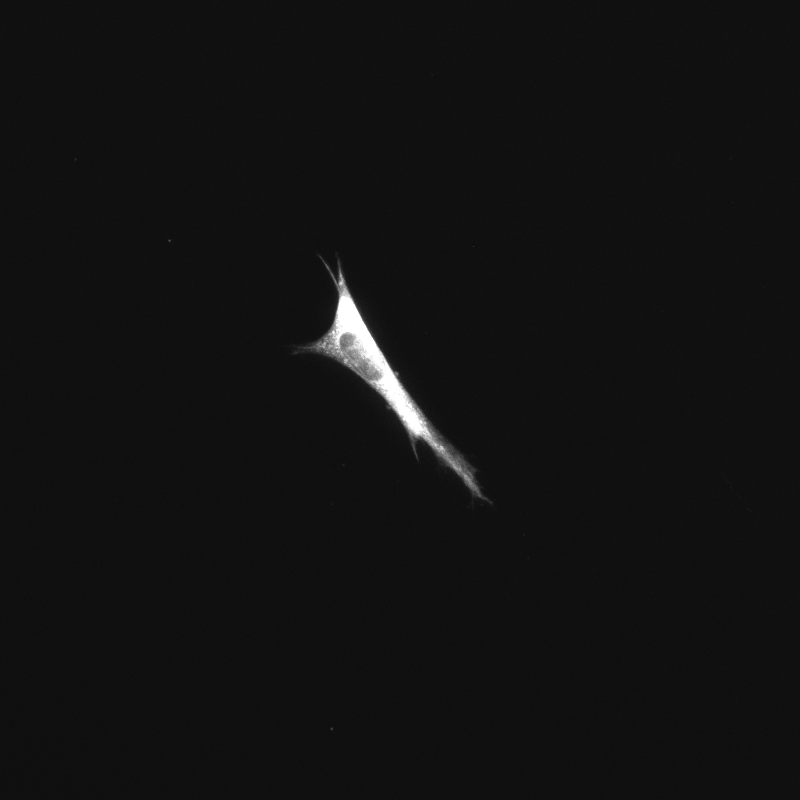
#> input picture test_data/Cell.tif, 800 x 800 px
$ python single_cell_compaction_analysis.py
#> lines starting #> are read from the running program, lines starting #| are printed output that depends on the picture; after the words box and inside, x2 and y2 are one past the last pixel; in counts of white or black regions, pixels touching at a corner belong together
#> further down, im_cell is the input picture: shape (800, 800); min 13, max 255, mean 17.6
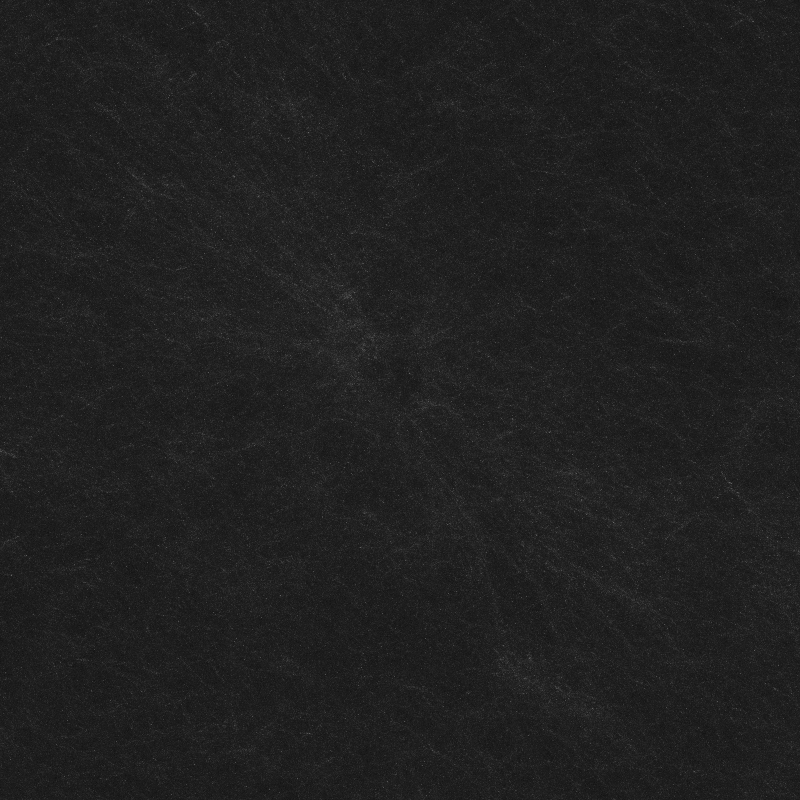
#> input picture test_data/Fiber.tif, 800 x 800 px
#> further down, im_fiber is the input picture: shape (800, 800); min 19, max 107, mean 32.3
### fibre_orientation_structure_tensor.py

'''
by Andreas Bauer 29.05.2020
Analyzing the orientation of structures like collagen fibres or cells in cell patches by analyzing the gradient of
images locally or as a whole. This uses the structure tensor https://en.wikipedia.org/wiki/Structure_tensor
and builds heavily on the method presented here http://bigwww.epfl.ch/demo/orientation/
'''

import matplotlib.pyplot as plt
from skimage.filters import gaussian
from scipy.ndimage.filters import uniform_filter
import os
import copy
import numpy as np

from skimage.draw import circle
from scipy.signal import convolve2d


def rotate_vector_field(p, r):
    '''
    rotation of a vector or vector field by angel p
    :param p:
    :param r:
    :return:
    '''

    r_n = np.zeros(r.shape) + np.nan
    if len(r.shape) == 3:  # vector field
        # applying rotation matrix
        r_n[:, :, 0] = + np.cos(p) * (r[:, :, 0]) - np.sin(p) * (r[:, :, 1])
        r_n[:, :, 1] = + np.sin(p) * (r[:, :, 0]) + np.cos(p) * (r[:, :, 1])

    if len(r.shape) == 1:  # single vector
        # applying rotation matrix
        r_n[0] = + np.cos(p) * (r[0]) - np.sin(p) * (r[1])
        r_n[1] = + np.sin(p) * (r[0]) + np.cos(p) * (r[1])
    return r_n


def eigen_vec(eval, a, b, d):

    '''
    Calculateing the eigenvectors of a symmetric matrix [[a,b][b,c]] with eigenvalues eval
    :param eval: 1d array of eigenvalues
    :param a:
    :param b:
    :param d:
    :return:
    '''
    x = b / np.sqrt(b ** 2 + (eval - a) ** 2)
    y = (eval - a) / np.sqrt(b ** 2 + (eval - a) ** 2)
    return np.stack([x, y], axis=len(y.shape))


def select_max_min(x1, x2, b1, b2):

    '''
    Sort values from x1 and x2 into tqo arrays based on values in b1 and b2.
    x1[0,0] get sorted to x_max if b1[0,0]>b2[0,0] and x2[0,0] gets sorted to x_min in this case.
    :param x1:
    :param x2:
    :param b1:
    :param b2:
    :return:
    '''

    x1 = np.array(x1)
    x2 = np.array(x2)
    b1 = np.array(b1)
    b2 = np.array(b2)

    x_max = np.zeros(x1.shape)
    x_min = np.zeros(x2.shape)

    bigger1 = np.abs(b1) > np.abs(b2)  # mask where absolute value of first value is bigger
    bigger2 = ~bigger1

    x_max[bigger1] = x1[bigger1]
    x_max[bigger2] = x2[bigger2]

    x_min[bigger2] = x1[bigger2]
    x_min[bigger1] = x2[bigger1]

    return x_max, x_min


def get_structure_tensor_gaussian(im, sigma):
    '''
    Structure tensor with gaussian weight. This how they typically do it.
    See https://en.wikipedia.org/wiki/Structure_tensor for some background.

    :param im: input image
    :param sigma: sigma of the weighting functions, this effectively defines the size of the interrogation window
    :return:
    '''

    grad_y = np.gradient(im, axis=0)  # parameters: spacing-> set higher dx and dy edge-order: some interpolation (?)
    grad_x = np.gradient(im, axis=1)

    # orientation tensor
    ot_xx = gaussian(grad_x * grad_x, sigma=sigma)
    ot_yx = gaussian(grad_y * grad_x, sigma=sigma)  # ot_yx an dot_xy are mathematically the same
    ot_yy = gaussian(grad_y * grad_y, sigma=sigma)

    return ot_xx, ot_yx, ot_yy


# [51 lines left out: functions get_structure_tensor_uniform, get_structure_tensor_roi, not called in this run]


def get_principal_vectors(ot_xx, ot_yx, ot_yy):
    '''
    Calculating eigenvectors and eigenvalues form the structure tensor, selecting the minimal and maximal eigenvalues
    and the corresponding eigenvectors. from https://www.soest.hawaii.edu/martel/Courses/GG303/Eigenvectors.pdf
    (maybe there is an error in the link?)
    This follows
    :param ot_xx: [0,0] component of structure tensor
    :param ot_yx: [0,1] and [1,0] component of structure tensor
    :param ot_yy: [1,1] component of structure tensor
    :return:
    '''

    eval1 = (ot_xx + ot_yy) / 2 + np.sqrt(((ot_xx - ot_yy) / 2) ** 2 + ot_yx ** 2)
    eval2 = (ot_xx + ot_yy) / 2 - np.sqrt(((ot_xx - ot_yy) / 2) ** 2 + ot_yx ** 2)

    evec1 = eigen_vec(eval1, ot_xx, ot_yx, ot_yy)
    evec2 = eigen_vec(eval2, ot_xx, ot_yx, ot_yy)

    # we  want the minimal eigenvalue and eigenvector
    max_eval, min_eval = select_max_min(eval1, eval2, eval1, eval2)
    max_evec, min_evec = select_max_min(evec1, evec2, eval1, eval2)

    # sometimes minimal vector is not defined, in this case create min eigenvector perpendicular to max eigenvector
    min_not_defined = np.logical_and(np.isnan(min_evec), ~np.isnan(max_evec))
    min_evec[min_not_defined] = rotate_vector_field(np.pi / 2, max_evec)[min_not_defined]

    # fill nans with zeros --> makes sense because later weighting with coherency would set zero  anyway
    min_evec[np.isnan(min_evec)] = 0
    max_evec[np.isnan(max_evec)] = 0

    return max_evec, min_evec, max_eval, min_eval


# [32 lines left out: functions analyze_area, get_main_orientation_squared, not called in this run]

def analyze_local(im, sigma=0, size=0, filter_type="gaussian"):
    if filter_type =="gaussian":
        ot_xx, ot_yx, ot_yy = get_structure_tensor_gaussian(im, sigma)
    if filter_type == "uniform":
        ot_xx, ot_yx, ot_yy = get_structure_tensor_uniform(im, size)

    max_evec, min_evec, max_eval, min_eval = get_principal_vectors(ot_xx, ot_yx, ot_yy)
    ori = (max_eval - min_eval) / (max_eval + min_eval)

    return ori, max_evec, min_evec, max_eval, min_eval

'''
def custom_edge_filter(arr):
    arr_out = copy.deepcopy(arr).astype(int)
    shape1 = np.array([[0, 1, 0], [1, 1, 0], [0, 0, 0]])
    shape2 = np.array([[0, 1, 0], [0, 1, 1], [0, 0, 0]])
    shape3 = np.array([[0, 0, 0], [0, 1, 1], [0, 1, 0]])
    shape4 = np.array([[0, 0, 0], [1, 1, 0], [0, 1, 0]])
    for s in [shape1, shape2, shape3, shape4]:
        rem_mask = convolve2d(arr, s, mode="same") == 3
        arr_out[rem_mask] = 0
    return arr_out.astype(bool)
'''


# [9 lines left out: function set_axis_attribute, not called in this run]


'''
def display_mask(fig, mask, display_type="outline", type=1, color="C1", d=np.sqrt(2), ax=None, dm=True, lw=9):
    if not dm:
        return
    mask = mask.astype(int)
    if display_type == "outline":

        bm = binary_erosion((mask))
        bm[0,:] = 0
        bm[:,0] = 0
        bm[-1,:] = 0
        bm[:,-1] = 0
        out_line = mask - bm
        out_line = custom_edge_filter(out_line)  # risky
        out_line_graph, points = mask_to_graph(out_line, d=d)
        try:
            circular_path = find_path_circular(out_line_graph, 0)
        except RecursionError as e:
            print("while plotting mask outlines:", e)
            return

        circular_path.append(circular_path[0])  # to plot a fully closed loop
        if type == 1:
            ax = fig.axes[0] if ax is None else ax
            ax.plot(points[circular_path][:, 1], points[circular_path][:, 0], "--", color=color, linewidth=lw)
        if type == 2:
            for ax in fig.axes:
                ax.plot(points[circular_path][:, 1], points[circular_path][:, 0], "--", color=color, linewidth=lw)

'''


# [78 lines left out: functions plot1, full_angle_plot, analyze_area_full_orientation, not called in this run]


def normalize(image, lb=0.1, ub=99.9):
    '''
    normalizes image to  a range from 0 and 1 and cuts of extreme values
    e.g. lower then 0.1 percentile and higher then 99.9m percentile

    :param image:
    :param lb: percentile of lower bound for filter
    :param ub: percentile of upper bound for filter
    :return:
    '''
#> called with lb = 5, ub = 95

    image = image - np.percentile(image, lb)  # 1 Percentile
    image = image / np.percentile(image, ub)  # norm to 99 Percentile
    image[image < 0] = 0.0
#> image: shape (800, 800) float64; min 0, max 80, mean 0.9
    image[image > 1] = 1.0
#> call 2 of normalize, with lb = 5, ub = 95
#> in normalize (call 2), `image[image > 1] = 1.0`:
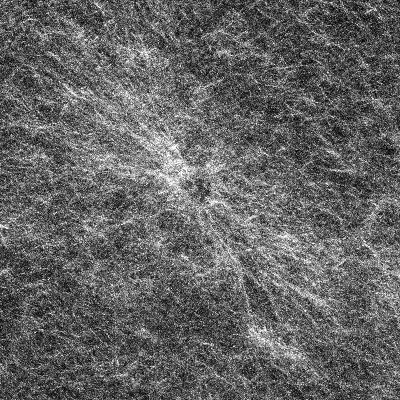
#> image: shape (800, 800) float64 (shown at 1/2 size); min 0, max 1, mean 0.393
    return image


# [39 lines that do not run on import are left out]
    # save by fig2.savefig("example.png")


'''
# spatial distribution for fibre orientation
# requires pyTFM
import pyTFM.plotting
im = plt.imread("/evaluation_polar_coordinates/Series001_z000_ch00.tif")[:,:,0]
ori, max_evec, min_evec, max_eval, min_eval = analyze_local(im, sigma=8, size=0, filter_type="gaussian")
f = np.percentile(ori,0.8)
fig, ax =  pyTFM.plotting.show_quiver(min_evec[:, :, 0] * ori, min_evec[:, :, 1] * ori, filter=[f, 12],
                      scale_factor=0.1,
                      width=0.003, cbar_str="coherency", cmap="viridis")
plt.figure();plt.imshow(im)
'''

### single_cell_compaction_analysis.py
"""
Created on Wed Jul  1 15:45:34 2020

@author: david boehringer

Evaluates the fiber orientation around cells that compact collagen tissue.
Applying the Structure tensor (Script Anreas Bauer) and evaluates the orientation within
angle sections around the segmented cell center.

Needs an Image of cell and one image of the fibers

"""

import matplotlib.pyplot as plt
from skimage.filters import gaussian
from scipy.ndimage.filters import uniform_filter
import os
import copy
import numpy as np
from skimage.draw import circle
from scipy.signal import convolve2d
from fibre_orientation_structure_tensor import *
import glob as glob
from tqdm import tqdm
import matplotlib
import scipy.ndimage.morphology as scipy_morph
import scipy.ndimage.measurements as scipy_meas
from skimage.filters import gaussian, threshold_otsu
from skimage.morphology import remove_small_objects
from skimage.exposure import adjust_gamma
from PIL import Image
from copy import copy
import imageio
from skimage import color

def set_vmin_vmax(x, vmin, vmax):
    if not isinstance(vmin, (float, int)):
        vmin = np.nanmin(x)
    if not isinstance(vmax, (float, int)):
        vmax = np.nanmax(x)
    if isinstance(vmax, (float, int)) and not isinstance(vmin, (float, int)):
        vmin = vmax - 1 if vmin > vmax else None
    return vmin, vmax


def filter_values(ar1, ar2, abs_filter=0, f_dist=3):
    '''
    function to filter out values from an array for better display
    :param ar1:
    :param ar2:
    :param ar:
    :param f_dist: distance betweeen filtered values
    :return:
    '''
    # ar1_show=np.zeros(ar1.shape)+np.nan
    # ar2_show=np.zeros(ar2.shape)+np.nan
    pixx = np.arange(np.shape(ar1)[0])
    pixy = np.arange(np.shape(ar1)[1])
    xv, yv = np.meshgrid(pixy, pixx)

    def_abs = np.sqrt((ar1 ** 2 + ar2 ** 2))
    select_x = ((xv - 1) % f_dist) == 0
    select_y = ((yv - 1) % f_dist) == 0
    select_size = def_abs > abs_filter
    select = select_x * select_y * select_size
    s1 = ar1[select]
    s2 = ar2[select]
    return s1, s2, xv[select], yv[select]


def show_quiver(fx, fy, filter=[0, 1], scale_ratio=0.4, headwidth=None, headlength=None, headaxislength=None,
                width=None, cmap="rainbow",
                figsize=None, cbar_str="", ax=None, fig=None
                , vmin=None, vmax=None, cbar_axes_fraction=0.2, cbar_tick_label_size=15
                , cbar_width="2%", cbar_height="50%", cbar_borderpad=0.1,
                cbar_style="not-clickpoints", plot_style="not-clickpoints", cbar_title_pad=1, plot_cbar=True, alpha=1,
                ax_origin="upper", **kwargs):
    # list of all necessary quiver parameters
    quiver_parameters = {"headwidth": headwidth, "headlength": headlength, "headaxislength": headaxislength,
                         "width": width, "scale_units": "xy", "angles": "xy", "scale": None}
    quiver_parameters = {key: value for key, value in quiver_parameters.items() if not value is None}

    fx = fx.astype("float64")
    fy = fy.astype("float64")
    dims = fx.shape  # needed for scaling
    if not isinstance(ax, matplotlib.axes.Axes):
        fig = plt.figure(figsize=figsize)
        ax = plt.axes()
    map_values = np.sqrt(fx ** 2 + fy ** 2)
    vmin, vmax = set_vmin_vmax(map_values, vmin, vmax)
    im = plt.imshow(map_values, cmap=cmap, vmin=vmin, vmax=vmax, alpha=alpha, origin=ax_origin)  # imshowing
    if plot_style == "clickpoints":
        ax.set_position([0, 0, 1, 1])
    ax.set_axis_off()
    # plotting arrows
    fx, fy, xs, ys = filter_values(fx, fy, abs_filter=filter[0],
                                   f_dist=filter[1])  # filtering every n-th value and every value smaller then x
    if scale_ratio:  # optional custom scaling with the image axis lenght
        fx, fy = scale_for_quiver(fx, fy, dims=dims, scale_ratio=scale_ratio)
        quiver_parameters["scale"] = 1  # disabeling the auto scaling behavior of quiver
    plt.quiver(xs, ys, fx, fy, **quiver_parameters)  # plotting the arrows
    if plot_cbar:
        add_colorbar(vmin, vmax, cmap, ax=ax, cbar_style=cbar_style, cbar_width=cbar_width, cbar_height=cbar_height,
                     cbar_borderpad=cbar_borderpad, v=cbar_tick_label_size, cbar_str=cbar_str,
                     cbar_axes_fraction=cbar_axes_fraction, cbar_title_pad=cbar_title_pad)
    return fig, ax

def scale_for_quiver(ar1, ar2, dims, scale_ratio=0.2, return_scale=False):
    scale = scale_ratio * np.max(dims) / np.nanmax(np.sqrt((ar1) ** 2 + (ar2) ** 2))
    if return_scale:
        return scale
    return ar1 * scale, ar2 * scale


def add_colorbar(vmin, vmax, cmap="rainbow", ax=None, cbar_style="not-clickpoints", cbar_width="2%",
                 cbar_height="50%", cbar_borderpad=0.1, cbar_tick_label_size=15, cbar_str="",
                 cbar_axes_fraction=0.2, shrink=0.8, aspect=20, cbar_title_pad=1, **kwargs):
    from contextlib import suppress
    norm = matplotlib.colors.Normalize(vmin=vmin, vmax=vmax)
    sm = plt.cm.ScalarMappable(cmap=matplotlib.cm.get_cmap(cmap), norm=norm)
    sm.set_array([])  # bug fix for lower matplotlib version
    if cbar_style == "clickpoints":  # colorbar inside of the plot
        cbaxes = inset_axes(ax, width=cbar_width, height=cbar_height, loc=5, borderpad=cbar_borderpad * 30)
        cb0 = plt.colorbar(sm, cax=cbaxes)
        with suppress(TypeError, AttributeError):
            cbaxes.set_title(cbar_str, color="white", pad=cbar_title_pad)
        cbaxes.tick_params(colors="white", labelsize=cbar_tick_label_size)
    else:  # colorbar outide of the plot
        cb0 = plt.colorbar(sm, aspect=aspect, shrink=shrink, fraction=cbar_axes_fraction,
                           pad=cbar_borderpad)  # just exploiting the axis generation by a plt.colorbar
        cb0.outline.set_visible(False)
        cb0.ax.tick_params(labelsize=cbar_tick_label_size)
        with suppress(TypeError, AttributeError):
            cb0.ax.set_title(cbar_str, color="black", pad=cbar_title_pad)
    return cb0


def segment_cell(img, thres=1):
    """
    Image segmentation function to create  mask, radius, and position of a spheroid in a grayscale image.
    Args:
        img(array): Grayscale image as a Numpy array
        thres(float): To adjust the segmentation
    Returns:
        dict: Dictionary with keys: mask, radius, centroid (x/y)
    """
#> called with thres = 1
    height = img.shape[0]
    width = img.shape[1]
    # local gaussian
    img = gaussian(img, sigma=12) - gaussian(img, sigma=40)
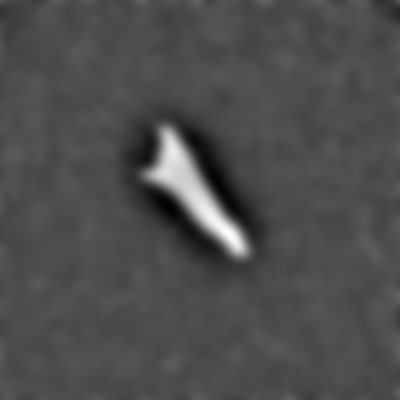
#> img: shape (800, 800) float64 (shown at 1/2 size); min -0.161, max 0.363, mean -0.00106; drawn with min black and max white
    # segment cell
    mask = img > threshold_otsu(img) * thres    #[::-1]
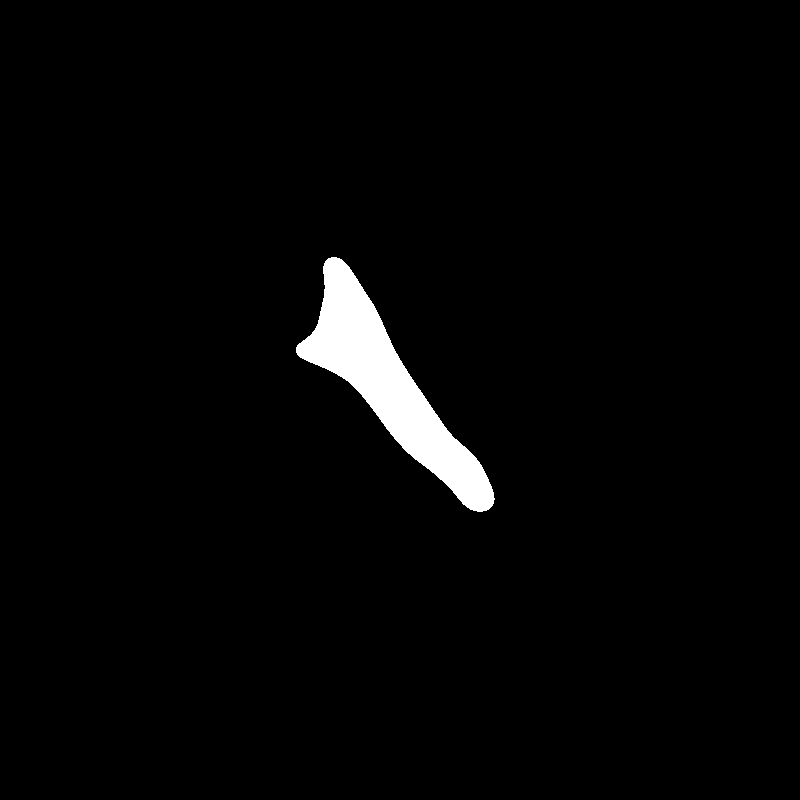
#> mask: shape (800, 800) bool; 2.3% white; 1 white region, box (x1, y1, x2, y2) and area: (296, 257, 495, 512) 14665
    # remove other objects

    mask = scipy_morph.binary_closing(mask, iterations=3)
#> mask: shape (800, 800) bool; 2.3% white; 1 white region, box (x1, y1, x2, y2) and area: (296, 257, 495, 512) 14668
    mask = remove_small_objects(mask, min_size=2000)
    mask = scipy_morph.binary_dilation(mask, iterations=3)
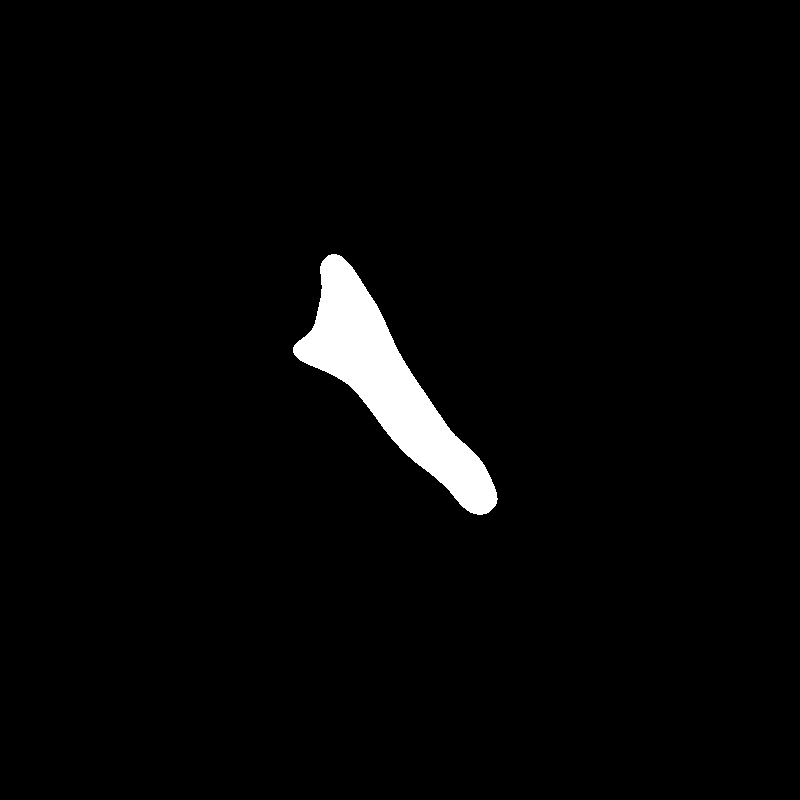
#> mask: shape (800, 800) bool; 2.6% white; 1 white region, box (x1, y1, x2, y2) and area: (293, 254, 498, 515) 16399
    mask = scipy_morph.binary_fill_holes(mask)


    # identify spheroid as the most centered object
    labeled_mask, max_lbl = scipy_meas.label(mask)
#> max_lbl = 1
#> (the rest of the program and of its run is left out)
